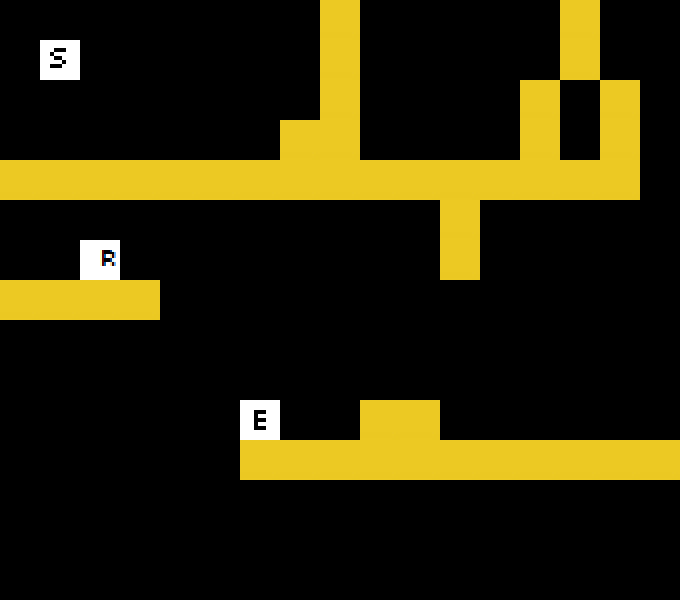

A 2D game scene composited from a Tiled map and its tileset images. What follows is a short description and the map's XML, with each tile layer's data collapsed to a summary:
An orthogonal 17x15 tile map with 40x40 px tiles, 2 tile layers (art, data).

<map version="1.0" orientation="orthogonal" width="17" height="15" tilewidth="40" tileheight="40">
 <tileset firstgid="1" name="tileset" tilewidth="40" tileheight="40">
  <image source="../tileset.png" width="200" height="200" />
 </tileset>
 <layer name="art" width="17" height="15">
  <data>[255 cells, 47 non-empty, 2 distinct tile ids]</data>
 </layer>
 <layer name="data" width="17" height="15">
  <data>[255 cells, 2 non-empty, 2 distinct tile ids]</data>
 </layer>
</map>
